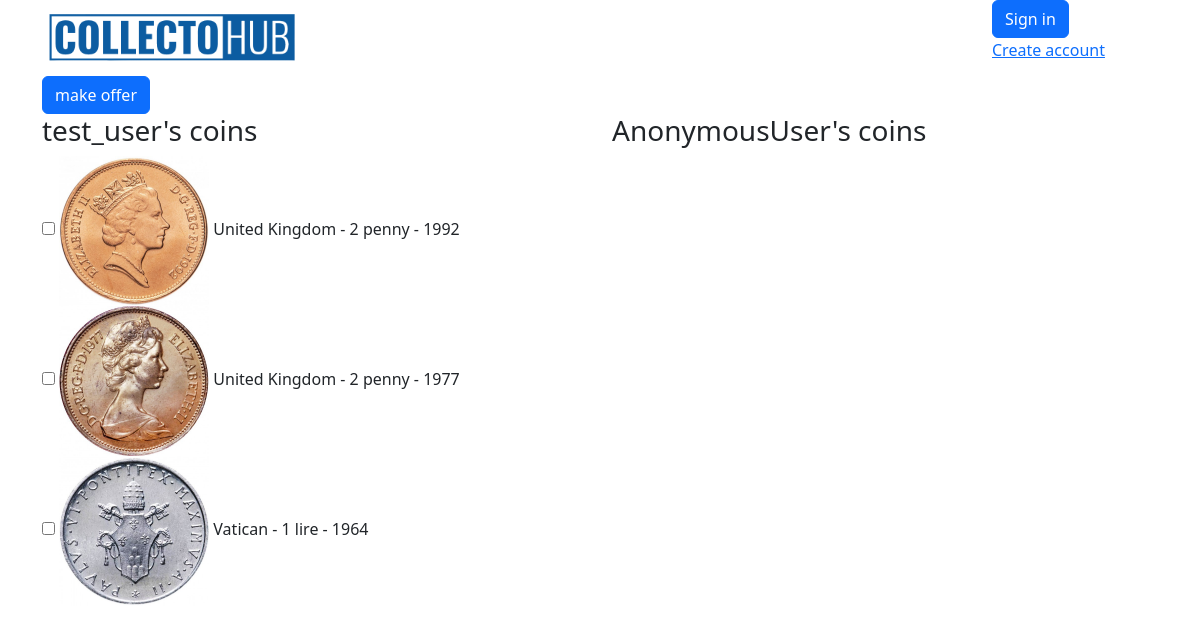
/multi/offer/4/, run on the app's committed database.
### coins/models.py (models this page shows, shortened)
class Coin(models.Model):
    img_front = models.ImageField(upload_to='products_image', blank=True)
    img_back = models.ImageField(upload_to='products_image', blank=True)
    img_add_1 = models.ImageField(upload_to='products_image', blank=True)
    img_add_2 = models.ImageField(upload_to='products_image', blank=True)
    country = models.ForeignKey(Country, on_delete=models.CASCADE, related_name='coins')  # Reference to Country
    denomination = models.CharField(max_length=150)  # Denomination
    year = models.IntegerField()  # Year
    material = models.CharField(max_length=15, blank=True, choices=material_choices)  # Material
    safety = models.CharField(max_length=2, blank=True, choices=safety_choices)  # Optional field for admin use
    weight = models.FloatField(blank=True, null=True)  # Weight
    diameter = models.FloatField(blank=True, null=True)  # Diameter
    thickness = models.FloatField(blank=True, null=True)  # Thickness
    circulation = models.IntegerField(blank=True, null=True)  # Circulation
    owner = models.ForeignKey(User, on_delete=models.CASCADE, related_name='coins')
    box = models.ForeignKey('Box', on_delete=models.SET_NULL, blank=True, null=True, related_name='coins')
    status = models.CharField(max_length=1, choices=status_choices_coin, default='a')
    class Meta:
        verbose_name = 'Coin'
        verbose_name_plural = 'Coins'
    def __str__(self):
        return f'{self.country.name} - {self.denomination} - {self.year}'

class Country(models.Model):
    name = models.CharField(max_length=150, unique=True)
    continent = models.ForeignKey(Continent, on_delete=models.CASCADE, related_name="countries")
    class Meta:
        verbose_name = "Country"
        verbose_name_plural = "Countries"

### coins/views.py (the view)
# urls.py: path('multi/offer/<int:pk>/', views.multi_offer_view, name='multi-offer'),
def multi_offer_view(request, pk):
    recipient = User.objects.get(id=pk)
    author = request.user
    context = {
        'recipient': recipient,
    }
    return render(
        request=request,
        template_name='coins/multi_offer.html',
        context=context
    )

### coins/models.py (called while the page is built)
    def active_coins(self):
        return self.user.coins.filter(status='a')

### coins/templates/coins/multi_offer.html (shortened to what this page needs)
{% extends 'coins/base.html' %}
{% block content %}
<form action="{% url 'coins:create-multi-offer' %}" method="post">
    <input type="submit" value="make offer" class="btn btn-primary">
    <div class="row">
    <div class="col-6">
        <h3>{{ recipient}}'s coins</h3>
            {% for coin in recipient.profile.active_coins %}
                <div>
                    <input type="checkbox" name="coins_to_get_ids" value="{{ coin.id }}">
                    <img src="{{ coin.img_front.url }}" height="150" alt="">
                    {{ coin }}
                </div>
            {% endfor %}
    </div>
    <div class="col-6">
        <h3>{{ user }}'s coins</h3>
        </div>
    </div>
</form>
{% endblock %}

### data on the page
Coin: img_front (picture), country+denomination+year "United Kingdom - 2 penny - 1992"
Coin: img_front (picture), country+denomination+year "United Kingdom - 2 penny - 1977"
Coin: img_front (picture), country+denomination+year "Vatican - 1 lire - 1964"

### other printed values
{{ recipient }} "test_user"
{{ user }} "AnonymousUser"
